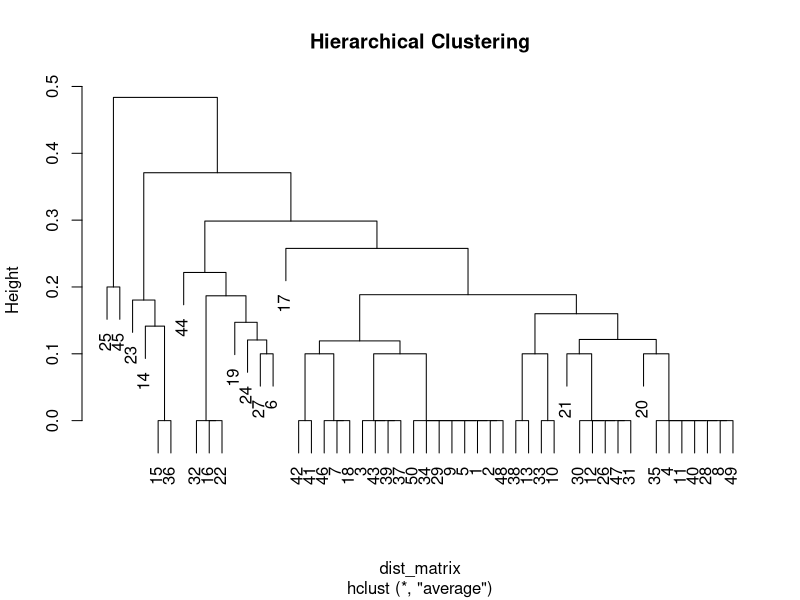

Write the R code that produced this figure.
df=as.data.frame(iris)
s=sample(50,50)
df1=as.data.frame(df[s,3:5])
print(df1)
label=df[s,5]
print(label)
df2=df1[,-3]
dist_matrix=dist(df2,method = 'euclidean')
hc=hclust(dist_matrix,method = 'average')
plot(hc, main="Hierarchical Clustering")
cutave=cutree(hc,k=3)
print(cutave)
table(cutave,label)
